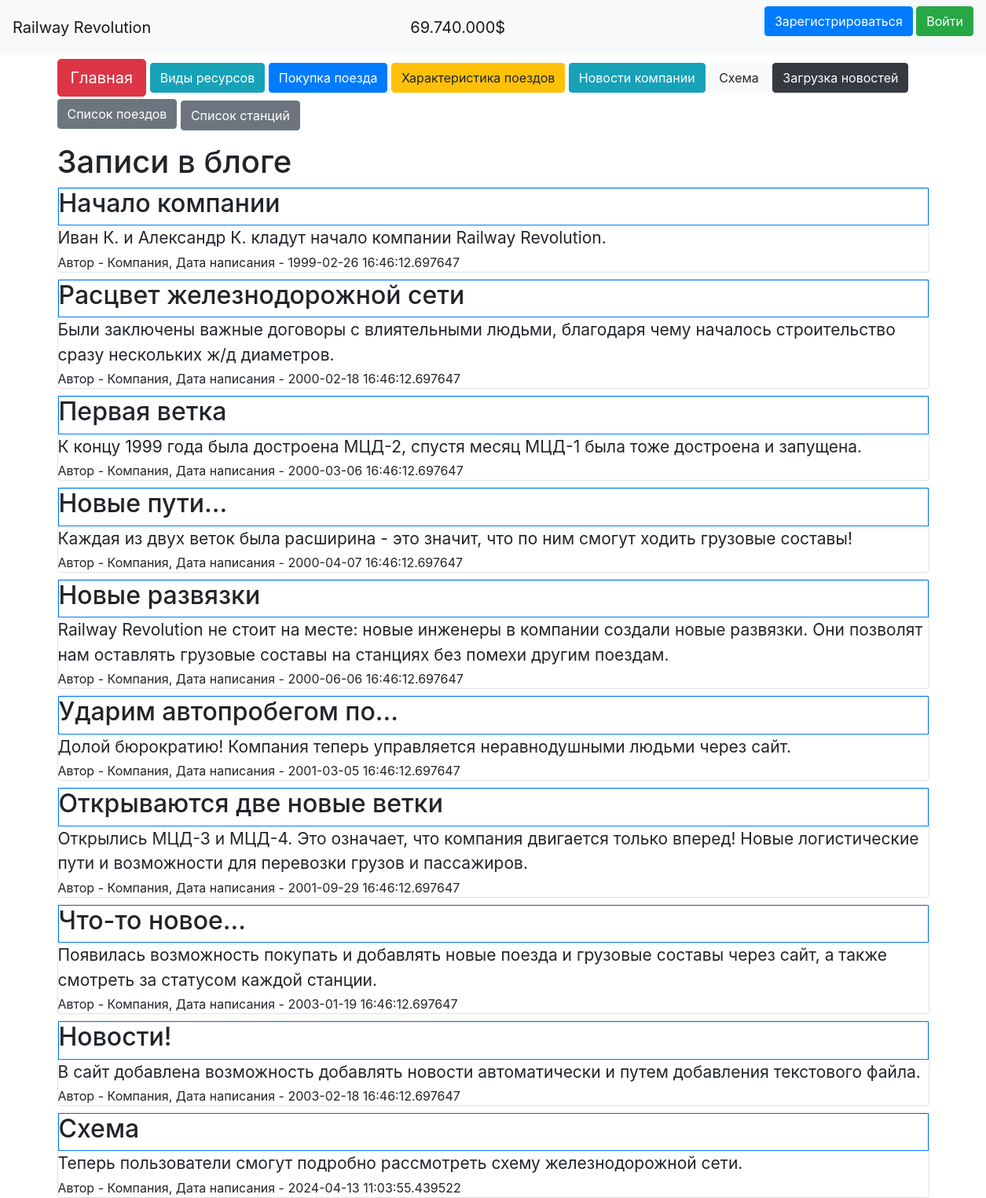
Page /news on the committed database.
### data/news.py (models this page shows)
class News(SqlAlchemyBase, SerializerMixin):
    __tablename__ = 'news'
    id = sqlalchemy.Column(sqlalchemy.Integer,
                           primary_key=True, autoincrement=True)
    title = sqlalchemy.Column(sqlalchemy.String, nullable=True)
    content = sqlalchemy.Column(sqlalchemy.String, nullable=True)
    created_date = sqlalchemy.Column(sqlalchemy.DateTime,
                                     default=datetime.datetime.now)
    is_private = sqlalchemy.Column(sqlalchemy.Boolean, default=True)
    user_id = sqlalchemy.Column(sqlalchemy.Integer,
                                sqlalchemy.ForeignKey("users.id"))
    user = orm.relationship('User')

### data/users.py (models this page shows, shortened)
class User(SqlAlchemyBase, UserMixin, SerializerMixin):
    __tablename__ = 'users'
    id = sqlalchemy.Column(sqlalchemy.Integer,
                           primary_key=True, autoincrement=True)
    name = sqlalchemy.Column(sqlalchemy.String, nullable=True)
    about = sqlalchemy.Column(sqlalchemy.String, nullable=True)
    email = sqlalchemy.Column(sqlalchemy.String,
                              index=True, unique=True, nullable=True)
    hashed_password = sqlalchemy.Column(sqlalchemy.String, nullable=True)
    created_date = sqlalchemy.Column(sqlalchemy.DateTime,
                                     default=datetime.datetime.now)
    news = orm.relationship("News", back_populates='user')

### main.py (the view)
@app.route("/news")
def news():
    db_sess = db_session.create_session()
    if current_user.is_authenticated:
        news = db_sess.query(News).filter((News.user == current_user) | (News.is_private == 0))
    else:
        news = db_sess.query(News).filter(News.is_private != 1)
    return render_template("news.html", **CONST_PARAMS, news=news, title='Новости')

### data/db_session.py (called while the page is built)
def create_session() -> Session:
    global __factory
    return __factory()

### templates/news.html (shortened to what this page needs)
{% extends "base.html" %}
{% block content %}
<h1>Записи в блоге</h1>
{% for item in news%}
<div class="col-md6 border rounded" style="margin-top: 8px;">
    <div class="border border-primary">
        <h2>{{item.title}}</h2>
    </div>
    <div style="font-size: 21px; padding-bottom: 3px;">
        {{item.content}}
    </div>
    <div>
        Автор - {{item.user.name}}, Дата написания - {{item.created_date}}
    </div>
</div>
{% endfor %}
{% endblock %}

### static/css/style.css (style rules this page uses)
h1 { font-size: 40px; }

### rows in the picture
News: title "Начало компании", content "Иван К. и Александр К. кладут начало компании Railway Revolution.", user.name "Компания", created_date "1999-02-26 16:46:12.697647"
News: title "Расцвет железнодорожной сети", content "Были заключены важные договоры с влиятельными людьми, благодаря чему началось строительство сразу нескольких ж/д диаметров.", user.name "Компания", created_date "2000-02-18 16:46:12.697647"
News: title "Первая ветка", content "К концу 1999 года была достроена МЦД-2, спустя месяц МЦД-1 была тоже достроена и запущена.", user.name "Компания", created_date "2000-03-06 16:46:12.697647"
News: title "Новые пути...", content "Каждая из двух веток была расширина - это значит, что по ним смогут ходить грузовые составы!", user.name "Компания", created_date "2000-04-07 16:46:12.697647"
News: title "Новые развязки", content "Railway Revolution не стоит на месте: новые инженеры в компании создали новые развязки. Они позволят нам оставлять грузовые составы на станциях без помехи другим поездам.", user.name "Компания", created_date "2000-06-06 16:46:12.697647"
News: title "Ударим автопробегом по...", content "Долой бюрократию! Компания теперь управляется неравнодушными людьми через сайт.", user.name "Компания", created_date "2001-03-05 16:46:12.697647"
News: title "Открываются две новые ветки", content "Открылись МЦД-3 и МЦД-4. Это означает, что компания двигается только вперед! Новые логистические пути и возможности для перевозки грузов и пассажиров.", user.name "Компания", created_date "2001-09-29 16:46:12.697647"
News: title "Что-то новое...", content "Появилась возможность покупать и добавлять новые поезда и грузовые составы через сайт, а также смотреть за статусом каждой станции.", user.name "Компания", created_date "2003-01-19 16:46:12.697647"
News: title "Новости!", content "В сайт добавлена возможность добавлять новости автоматически и путем добавления текстового файла.", user.name "Компания", created_date "2003-02-18 16:46:12.697647"
News: title "Схема", content "Теперь пользователи смогут подробно рассмотреть схему железнодорожной сети.", user.name "Компания", created_date "2024-04-13 11:03:55.439522"

### other values in the picture
{{ money }} "69.740.000$"
